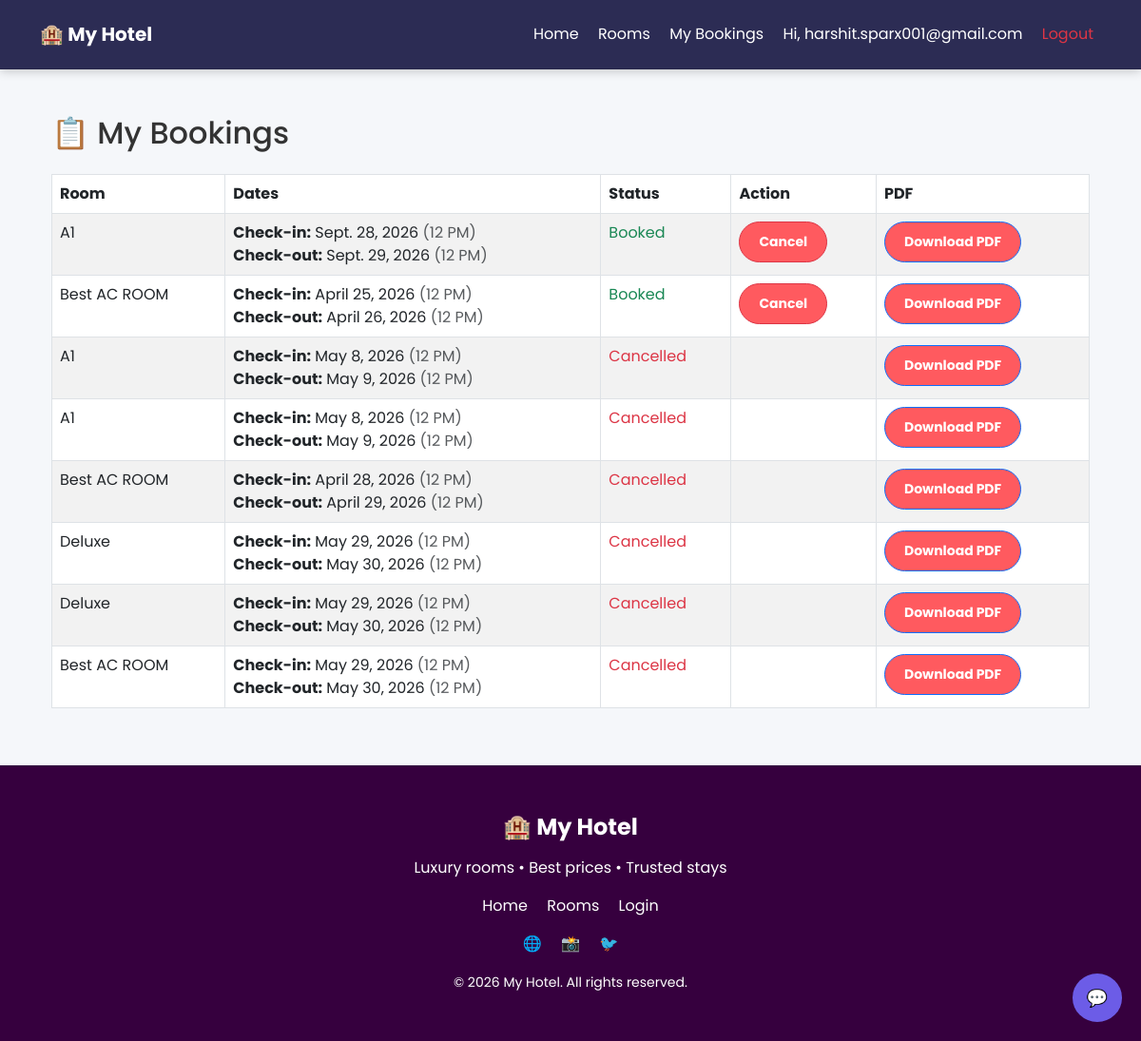
The app's page /my-bookings/ (signed in), older data.
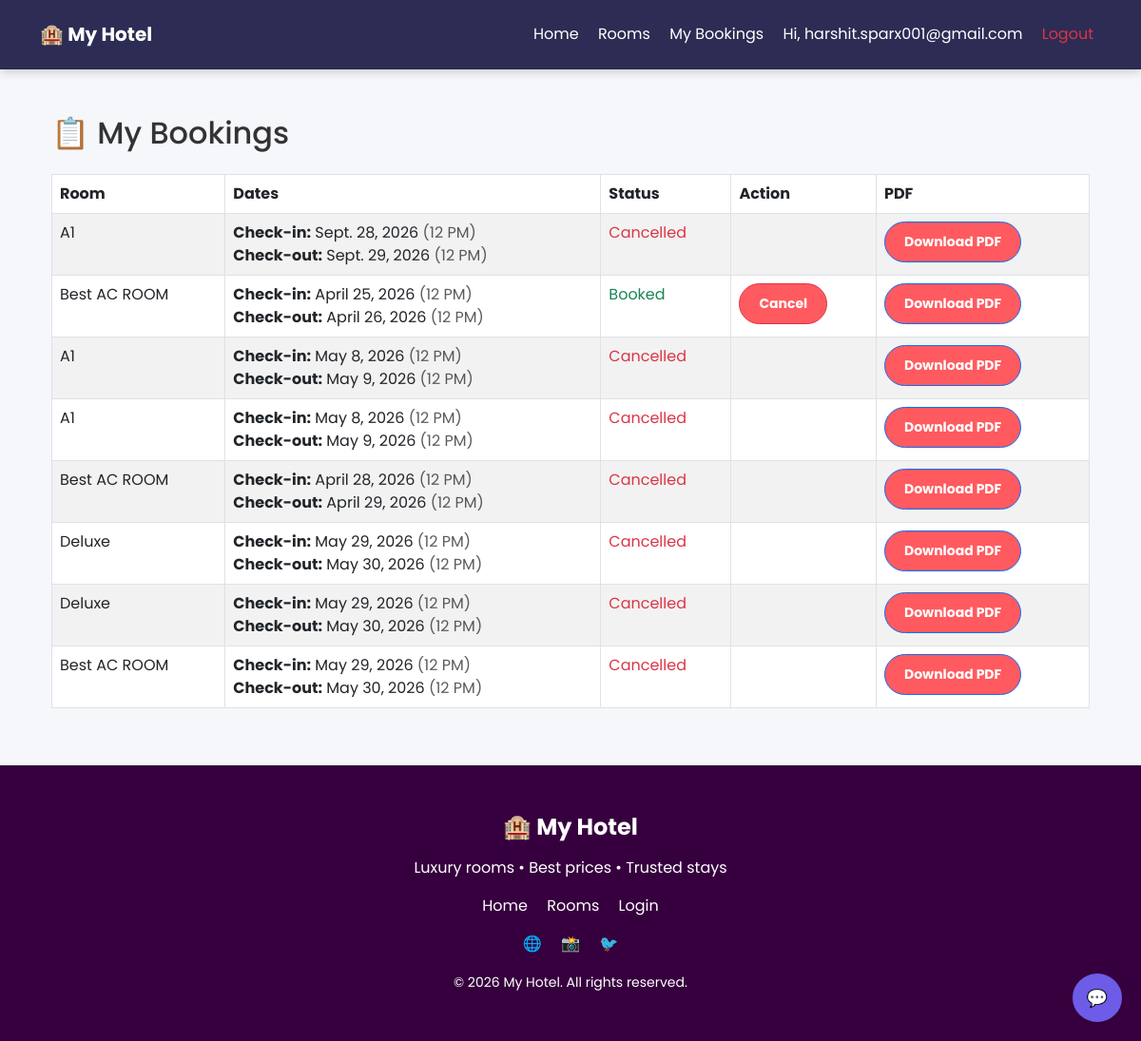
The same page, newer data.
### hotel_project/booking/models.py (models this page shows, shortened)
class Booking(models.Model):
    STATUS_CHOICES = (
        ('Booked', 'Booked'),
        ('Cancelled', 'Cancelled'),
    )
    user = models.ForeignKey(User, on_delete=models.CASCADE)
    room = models.ForeignKey(Room, on_delete=models.CASCADE)
    name = models.CharField(max_length=100, null=True, blank=True)
    phone = models.CharField(max_length=15, null=True, blank=True)
    total_people = models.IntegerField(null=True, blank=True)
    id_proof = models.CharField(max_length=100, null=True, blank=True)
    check_in = models.DateField()
    check_out = models.DateField()
    status = models.CharField(max_length=20, choices=STATUS_CHOICES, default='Booked')  # ✅ NEW
    created_at = models.DateTimeField(auto_now_add=True)

class Room(models.Model):
    ROOM_TYPES = (
        ('AC', 'AC'),
        ('NON-AC', 'Non-AC'),
        ('DELUXE', 'Deluxe'),
    )
    name = models.CharField(max_length=100)
    room_type = models.CharField(max_length=20, choices=ROOM_TYPES)
    price = models.IntegerField()
    description = models.TextField(blank=True, null=True)
    features = models.TextField(blank=True, null=True)
    capacity = models.IntegerField(default=2)
    is_available = models.BooleanField(default=True)
    image = models.ImageField(upload_to='rooms/', blank=True, null=True)

### hotel_project/booking/views.py (the view)
# urls.py: path('my-bookings/', views.my_bookings, name='my_bookings'),
@login_required
def my_bookings(request):
    bookings = Booking.objects.filter(user=request.user).order_by('-created_at')
    return render(request, 'booking/my_bookings.html', {'bookings': bookings})

### hotel_project/booking/templates/booking/my_bookings.html (shortened to what this page needs)
{% extends 'booking/base.html' %}
{% block content %}
<div class="container mt-5">
    <h2 class="mb-4">📋 My Bookings</h2>
    <table class="table table-bordered table-striped">
        <thead>
            <tr>
                <th>Room</th>
                <th>Dates</th>
                <th>Status</th>
                <th>Action</th>
                <th>PDF</th>
            </tr>
        </thead>
        <tbody>
            {% for booking in bookings %}
            <tr>
                <td>{{ booking.room.name }}</td>
                <td>
    <b>Check-in:</b> {{ booking.check_in }} <span class="text-muted">(12 PM)</span><br>
    <b>Check-out:</b> {{ booking.check_out }} <span class="text-muted">(12 PM)</span>
</td>
                <td>
                    {% if booking.status == "Booked" %}
                        <span class="text-success">Booked</span>
                    {% else %}
                        <span class="text-danger">Cancelled</span>
                    {% endif %}
                </td>
                <td>
                    {% if booking.status == "Booked" %}
                        <a href="{% url 'cancel_booking' booking.id %}" class="btn btn-danger btn-sm">
                            Cancel
                        </a>
                    {% else %}
                    <span class="text-muted"></span>
                    {% endif %}
                </td>
                <td>
                    <a href="{% url 'download_pdf' booking.id %}" class="btn btn-primary btn-sm">
    Download PDF
</a></td>
            </tr>
            {% empty %}
            <tr>
                <td colspan="4" class="text-center">No bookings yet</td>
            </tr>
            {% endfor %}
        </tbody>
    </table>
</div>
{% endblock %}

### hotel_project/booking/templates/booking/base.html (shortened to what this page needs)
<!DOCTYPE html>
<html>
<head>
    {% load static %}
    <link href="https://cdn.jsdelivr.net/npm/bootstrap@5.3.0/dist/css/bootstrap.min.css" rel="stylesheet">
    {% if '/admin' not in request.path %}
    <link rel="stylesheet" href="{% static 'css/style.css' %}">
    {% endif %}
</head>
<body>
<div class="position-fixed top-0 end-0 p-3" style="z-index: 9999;">
</div>
<nav class="navbar navbar-expand-lg navbar-dark py-3">
  <div class="container">
    <a class="navbar-brand fw-bold" href="/">🏨 My Hotel</a>
    <div class="collapse navbar-collapse" id="navbarNav">
        <div class="ms-auto text-center">
            <a class="nav-link d-block d-lg-inline mx-2 text-white" href="/">Home</a>
            <a class="nav-link d-block d-lg-inline mx-2 text-white" href="/rooms/">Rooms</a>
            {% if user.is_authenticated %}
                <a class="nav-link d-block d-lg-inline mx-2 text-white" href="/my-bookings/">My Bookings</a>
                <span class="text-white d-block d-lg-inline mx-2">Hi, {{ user.username }}</span>
                <a class="nav-link d-block d-lg-inline mx-2 text-danger" href="/logout/">Logout</a>
            {% else %}
                <a class="nav-link d-block d-lg-inline mx-2 text-white" href="/login/">Login</a>
                <a class="nav-link d-block d-lg-inline mx-2 text-white" href="/signup/">Signup</a>
            {% endif %}
        </div>
    </div>
  </div>
</nav>
<div class="container mt-4">
    {% block content %}{% endblock %}
</div>
<div id="chat-toggle" onclick="toggleChat()">💬</div>
</body>
<footer style="background:#36003e; color:#ffffff; padding:50px 0; margin-top:60px; border-top:1px solid rgba(6, 130, 78, 0.1);">
    <div class="container text-center">
        <h4 class="fw-bold mb-3">🏨 My Hotel</h4>
        <p class="text-white">Luxury rooms • Best prices • Trusted stays </p>
        <div class="mb-3">
            <a href="/" class="text-white mx-2 footer-link">Home</a>
            <a href="/rooms/" class="text-white mx-2 footer-link">Rooms</a>
            <a href="/login/" class="text-white mx-2 footer-link">Login</a>
        </div>
        <div class="mb-3">
            <span class="mx-2">🌐</span>
            <span class="mx-2">📸</span>
            <span class="mx-2">🐦</span>
        </div>
        <small class="text-white">
            © 2026 My Hotel. All rights reserved.
        </small>
    </div>
</footer>
</html>

### hotel_project/booking/static/css/style.css (style rules this page uses)
.btn { background: #ff5a5f; color: white; padding: 10px 20px; border-radius: 5px; text-decoration: none; font-weight: bold; }
.navbar { box-shadow: 0 2px 10px rgba(0,0,0,0.2); position: relative; z-index: 10; }
body { margin: 0; }
* { pointer-events: auto; }

### hotel_project/booking/templates/booking/base.html (style rules this page uses)
body { font-family: 'Poppins', sans-serif; background: #f5f7fa; color: #333; }
.navbar { backdrop-filter: blur(10px); background: #2c2c54 !important; border-bottom: 1px solid rgba(0,0,0,0.1); }
.nav-link { transition: 0.3s; }
.container { animation: fadeIn 0.6s ease; }
.btn { border-radius: 25px; transition: 0.3s; }
#chat-toggle { position: fixed; bottom: 20px; right: 20px; background: #6c5ce7; color: white; padding: 12px 15px; border-radius: 50%; cursor: pointer; font-size: 18px; z-index: 9999; }
.footer-link { text-decoration: none; transition: 0.3s; }

Row changes from the older to the newer data that the page shows:
changed Booking "Sept. 28, 2026": status "Booked Cancel" → "Cancelled"
